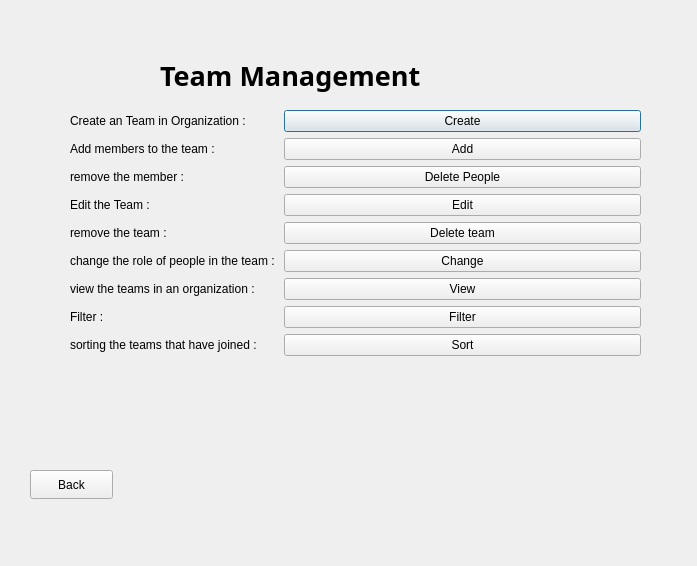
<?xml version="1.0" encoding="UTF-8"?>
<ui version="4.0">
 <class>Team_Page</class>
 <widget class="QDialog" name="Team_Page">
  <property name="geometry">
   <rect>
    <x>0</x>
    <y>0</y>
    <width>697</width>
    <height>566</height>
   </rect>
  </property>
  <property name="windowTitle">
   <string>Dialog</string>
  </property>
  <widget class="QLabel" name="label">
   <property name="geometry">
    <rect>
     <x>160</x>
     <y>30</y>
     <width>431</width>
     <height>91</height>
    </rect>
   </property>
   <property name="font">
    <font>
     <family>Rockwell Extra Bold</family>
     <pointsize>20</pointsize>
     <bold>true</bold>
    </font>
   </property>
   <property name="text">
    <string>Team Management</string>
   </property>
  </widget>
  <widget class="QWidget" name="formLayoutWidget">
   <property name="geometry">
    <rect>
     <x>70</x>
     <y>110</y>
     <width>571</width>
     <height>331</height>
    </rect>
   </property>
   <layout class="QFormLayout" name="formLayout">
    <item row="0" column="0">
     <widget class="QLabel" name="label_3">
      <property name="text">
       <string>Create an Team in Organization :</string>
      </property>
     </widget>
    </item>
    <item row="0" column="1">
     <widget class="QPushButton" name="pushButton_2">
      <property name="text">
       <string>Create</string>
      </property>
     </widget>
    </item>
    <item row="1" column="0">
     <widget class="QLabel" name="label_4">
      <property name="text">
       <string>Add members to the team : </string>
      </property>
     </widget>
    </item>
    <item row="1" column="1">
     <widget class="QPushButton" name="pushButton_3">
      <property name="text">
       <string>Add</string>
      </property>
     </widget>
    </item>
    <item row="2" column="0">
     <widget class="QLabel" name="label_5">
      <property name="text">
       <string>remove the member : </string>
      </property>
     </widget>
    </item>
    <item row="2" column="1">
     <widget class="QPushButton" name="pushButton_4">
      <property name="text">
       <string>Delete People</string>
      </property>
     </widget>
    </item>
    <item row="3" column="0">
     <widget class="QLabel" name="label_6">
      <property name="text">
       <string>Edit the Team : </string>
      </property>
     </widget>
    </item>
    <item row="3" column="1">
     <widget class="QPushButton" name="pushButton_5">
      <property name="text">
       <string>Edit</string>
      </property>
     </widget>
    </item>
    <item row="4" column="0">
     <widget class="QLabel" name="label_7">
      <property name="text">
       <string>remove the team : </string>
      </property>
     </widget>
    </item>
    <item row="4" column="1">
     <widget class="QPushButton" name="pushButton_6">
      <property name="text">
       <string>Delete team</string>
      </property>
     </widget>
    </item>
    <item row="5" column="0">
     <widget class="QLabel" name="label_8">
      <property name="text">
       <string>change the role of people in the team : </string>
      </property>
     </widget>
    </item>
    <item row="5" column="1">
     <widget class="QPushButton" name="pushButton_7">
      <property name="text">
       <string>Change</string>
      </property>
     </widget>
    </item>
    <item row="6" column="0">
     <widget class="QLabel" name="label_9">
      <property name="text">
       <string>view the teams in an organization : </string>
      </property>
     </widget>
    </item>
    <item row="6" column="1">
     <widget class="QPushButton" name="pushButton_9">
      <property name="text">
       <string>View</string>
      </property>
     </widget>
    </item>
    <item row="7" column="0">
     <widget class="QLabel" name="label_10">
      <property name="text">
       <string>Filter : </string>
      </property>
     </widget>
    </item>
    <item row="7" column="1">
     <widget class="QPushButton" name="pushButton_8">
      <property name="text">
       <string>Filter</string>
      </property>
     </widget>
    </item>
    <item row="8" column="0">
     <widget class="QLabel" name="label_11">
      <property name="text">
       <string>sorting the teams that have joined : </string>
      </property>
     </widget>
    </item>
    <item row="8" column="1">
     <widget class="QPushButton" name="pushButton_10">
      <property name="text">
       <string>Sort</string>
      </property>
     </widget>
    </item>
   </layout>
  </widget>
  <widget class="QPushButton" name="pushButton">
   <property name="geometry">
    <rect>
     <x>30</x>
     <y>470</y>
     <width>83</width>
     <height>29</height>
    </rect>
   </property>
   <property name="text">
    <string>Back</string>
   </property>
  </widget>
 </widget>
 <resources/>
 <connections/>
</ui>
